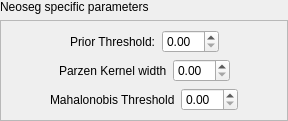
               <widget class="QWidget" name="widget_82" native="true">
                <layout class="QVBoxLayout" name="verticalLayout_40">
                 <property name="margin">
                  <number>0</number>
                 </property>
                 <item>
                  <widget class="QLabel" name="label_66">
                   <property name="text">
                    <string>Neoseg specific parameters</string>
                   </property>
                  </widget>
                 </item>
                 <item>
                  <widget class="QFrame" name="g_NeosegParamGroup">
                   <property name="frameShape">
                    <enum>QFrame::StyledPanel</enum>
                   </property>
                   <property name="frameShadow">
                    <enum>QFrame::Raised</enum>
                   </property>
                   <layout class="QVBoxLayout" name="verticalLayout_39">
                    <item>
                     <widget class="QWidget" name="widget_83" native="true">
                      <layout class="QHBoxLayout" name="horizontalLayout_71">
                       <property name="margin">
                        <number>0</number>
                       </property>
                       <item>
                        <spacer name="horizontalSpacer_52">
                         <property name="orientation">
                          <enum>Qt::Horizontal</enum>
                         </property>
                         <property name="sizeHint" stdset="0">
                          <size>
                           <width>40</width>
                           <height>20</height>
                          </size>
                         </property>
                        </spacer>
                       </item>
                       <item>
                        <widget class="QLabel" name="label_67">
                         <property name="text">
                          <string>Prior Threshold:</string>
                         </property>
                        </widget>
                       </item>
                       <item>
                        <widget class="QDoubleSpinBox" name="g_NeoSegPriorThreshold"/>
                       </item>
                       <item>
                        <spacer name="horizontalSpacer_58">
                         <property name="orientation">
                          <enum>Qt::Horizontal</enum>
                         </property>
                         <property name="sizeHint" stdset="0">
                          <size>
                           <width>40</width>
                           <height>20</height>
                          </size>
                         </property>
                        </spacer>
                       </item>
                      </layout>
                     </widget>
                    </item>
                    <item>
                     <widget class="QWidget" name="widget_84" native="true">
                      <layout class="QHBoxLayout" name="horizontalLayout_72">
                       <property name="margin">
                        <number>0</number>
                       </property>
                       <item>
                        <spacer name="horizontalSpacer_53">
                         <property name="orientation">
                          <enum>Qt::Horizontal</enum>
                         </property>
                         <property name="sizeHint" stdset="0">
                          <size>
                           <width>40</width>
                           <height>20</height>
                          </size>
                         </property>
                        </spacer>
                       </item>
                       <item>
                        <widget class="QLabel" name="label_68">
                         <property name="text">
                          <string>Parzen Kernel width</string>
                         </property>
                        </widget>
                       </item>
                       <item>
                        <widget class="QDoubleSpinBox" name="g_NeosegParzenKernel"/>
                       </item>
                       <item>
                        <spacer name="horizontalSpacer_59">
                         <property name="orientation">
                          <enum>Qt::Horizontal</enum>
                         </property>
                         <property name="sizeHint" stdset="0">
                          <size>
                           <width>40</width>
                           <height>20</height>
                          </size>
                         </property>
                        </spacer>
                       </item>
                      </layout>
                     </widget>
                    </item>
                    <item>
                     <widget class="QWidget" name="widget_85" native="true">
                      <layout class="QHBoxLayout" name="horizontalLayout_73">
                       <property name="margin">
                        <number>0</number>
                       </property>
                       <item>
                        <spacer name="horizontalSpacer_54">
                         <property name="orientation">
                          <enum>Qt::Horizontal</enum>
                         </property>
                         <property name="sizeHint" stdset="0">
                          <size>
                           <width>40</width>
                           <height>20</height>
                          </size>
                         </property>
                        </spacer>
                       </item>
                       <item>
                        <widget class="QLabel" name="label_69">
                         <property name="text">
                          <string>Mahalonobis Threshold</string>
                         </property>
                        </widget>
                       </item>
                       <item>
                        <widget class="QDoubleSpinBox" name="g_NeosegMahalanobisThreshold"/>
                       </item>
                       <item>
                        <spacer name="horizontalSpacer_60">
                         <property name="orientation">
                          <enum>Qt::Horizontal</enum>
                         </property>
                         <property name="sizeHint" stdset="0">
                          <size>
                           <width>40</width>
                           <height>20</height>
                          </size>
                         </property>
                        </spacer>
                       </item>
                      </layout>
                     </widget>
                    </item>
                   </layout>
                  </widget>
                 </item>
                </layout>
               </widget>
